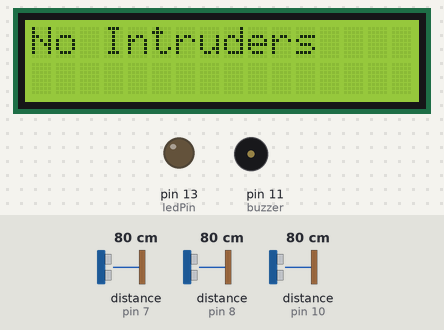
This sketch was run on a simulated Arduino Uno, built with avr-gcc and run on an emulated ATmega328P. On the bench: 16×2 character LCD, output pins drawn as LEDs (lit = HIGH), buzzer (waves = sounding). Wiring (inferred from the names in the program): 3 × ultrasonic range finder: trigger pin 6, echo pin 7 / trigger pin 9, echo pin 8 / trigger pin 12, echo pin 10. Inputs (shaded band) come from the test bench; at power-on: distance to the obstacle (sensors on pin 7, pin 10, pin 8) 80 cm. The echo pulse lasts 58.3 µs per cm; pins used as bus, display or sensor lines are not drawn; what the sketch prints to the serial monitor is not drawn.

Above: at 3.2 s.
3.3 s: distance to the obstacle (sensor on pin 7) set to 8 cm
4.8 s: distance to the obstacle (sensor on pin 7) set to 5 cm
At 5.7 s:
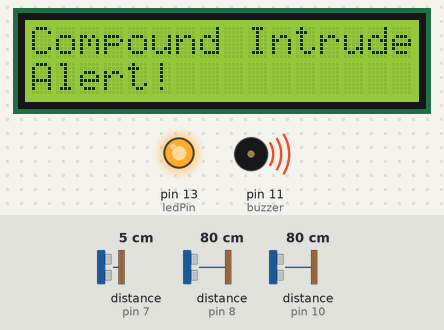
6.3 s: distance to the obstacle (sensor on pin 10) set to 2 cm
At 7.2 s:
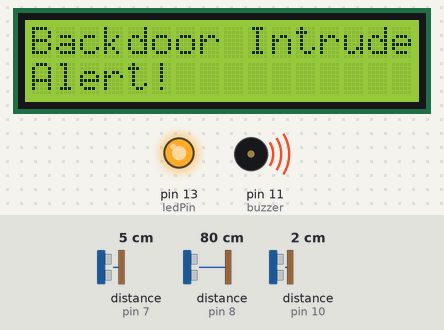
7.8 s: distance to the obstacle (sensor on pin 8) set to 35 cm
10.8 s: distance to the obstacle (sensor on pin 8) set to 250 cm
13.8 s: distance to the obstacle (sensor on pin 10) set to 4 cm
Timing chart, 0 to 16.8 s (numbered marks = the images above; inputs shaded):
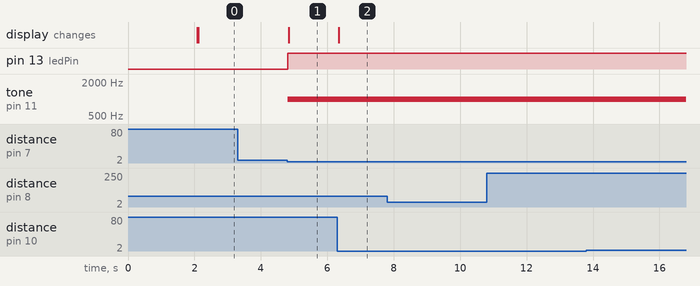

The sketch:

3ULtrasonic.ino
```cpp
#include <LiquidCrystal_I2C.h>

// defines pins numbers
const int trigPin1 = 12;       // Ultrasonic sensor 1 trig pin
const int echoPin1 = 10;       // Ultrasonic sensor 1 echo pin
const int trigPin2 = 6;        // Ultrasonic sensor 2 trig pin
const int echoPin2 = 7;        // Ultrasonic sensor 2 echo pin
const int trigPin3 = 9;        // Ultrasonic sensor 3 trig pin
const int echoPin3 = 8;        // Ultrasonic sensor 3 echo pin

const int buzzer = 11;
const int ledPin = 13;

// defines variables
long duration1, duration2, duration3;
int distance1, distance2, distance3;
const int safetyDistance = 5; // Safety distance in cm

LiquidCrystal_I2C lcd(0x27, 16, 2);  // set the LCD address to 0x27 for a 16 chars and 2 line display

void setup() {
  pinMode(trigPin1, OUTPUT);
  pinMode(echoPin1, INPUT);
  pinMode(trigPin2, OUTPUT);
  pinMode(echoPin2, INPUT);
  pinMode(trigPin3, OUTPUT);
  pinMode(echoPin3, INPUT);
  pinMode(buzzer, OUTPUT);
  pinMode(ledPin, OUTPUT);
  Serial.begin(9600); // Starts the serial communication

  lcd.init();
  lcd.clear();
  lcd.backlight(); // Make sure backlight is on

  // Print a welcome message on the LCD.
  lcd.setCursor(2, 0); // Set cursor to character 2 on line 0
  lcd.print("Hello world!");

  lcd.setCursor(2, 1); // Move cursor to character 2 on line 1
  lcd.print("GROUP D");
  delay(2000); // Display the welcome message for 2 seconds
  lcd.clear(); // Clear the screen
}

void loop() {
  // Measure distance for sensor 1 (Backdoor)
  distance1 = measureDistance(trigPin1, echoPin1);

  // Measure distance for sensor 2 (Compound)
  distance2 = measureDistance(trigPin2, echoPin2);

  // Measure distance for sensor 3 (Maindoor)
  distance3 = measureDistance(trigPin3, echoPin3);

  // Check distances and take appropriate action
  if (distance1 <= safetyDistance) {
    displayAlert("Backdoor");
  } else if (distance2 <= safetyDistance) {
    displayAlert("Compound");
  } else if (distance3 <= safetyDistance) {
    displayAlert("Maindoor");
  } else {
    clearAlert();
  }

  // Print distances on the Serial Monitor
  Serial.print("Distance1: ");
  Serial.print(distance1);
  Serial.print(" cm, Distance2: ");
  Serial.print(distance2);
  Serial.print(" cm, Distance3: ");
  Serial.println(distance3);
  delay(100);
}

// Function to measure distance
int measureDistance(int trigPin, int echoPin) {
  long duration;
  int distance;

  // Clears the trigPin
  digitalWrite(trigPin, LOW);
  delayMicroseconds(2);

  // Sets the trigPin on HIGH state for 10 microseconds
  digitalWrite(trigPin, HIGH);
  delayMicroseconds(10);
  digitalWrite(trigPin, LOW);

  // Reads the echoPin, returns the sound wave travel time in microseconds
  duration = pulseIn(echoPin, HIGH);

  // Calculating the distance
  distance = duration * 0.034 / 2;

  return distance;
}

// Function to display alert
void displayAlert(String location) {
  tone(buzzer, 1000);  // Produce a 1kHz tone on the passive buzzer
  digitalWrite(ledPin, HIGH);
  lcd.clear();
  lcd.setCursor(0, 0); // Set cursor to character 0 on line 0
  lcd.print(location + " Intruder");
  lcd.setCursor(0, 1); // Set cursor to character 0 on line 1
  lcd.print("Alert!");
}

// Function to clear alert
void clearAlert() {
  noTone(buzzer);  // Stop the tone
  digitalWrite(ledPin, LOW);
  lcd.clear();
  lcd.setCursor(0, 0); // Set cursor to character 0 on line 0
  lcd.print("No Intruders");
}
```

Measured:
- the behaviour switches between 7 and 6 cm on distance to the obstacle (sensor on pin 7) (found by bisection; images 0 and 1)
- after the input at 3.3 s, every drawn part: stays the same
- after the input at 4.8 s, pin 13 (ledPin): LOW → HIGH at once; tone on pin 11 (buzzer): silent → 1000 Hz at once; the display: changes at once (image 1)
- after the input at 6.3 s, the display: changes at once (image 2)
- after the input at 7.8 s, every drawn part: stays the same
- after the input at 10.8 s, every drawn part: stays the same
- after the input at 13.8 s, every drawn part: stays the same
